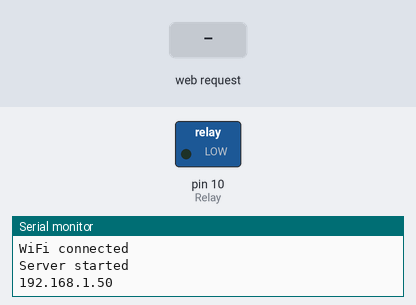
Simulated run of this sketch. Board: Arduino Mega 2560, built for the host (arithmetic inside an expression is 32-bit, double 64-bit). Parts: switched loads named in the sketch (green lamp = pin HIGH), the last lines printed to the serial monitor. The test bench sets the inputs (shaded band). WiFi joins after 1.5 s; servers stay silent unless stated.

Above: at 2.7 s.
2.8 s: HTTP request GET /Relay/1 received
At 3.2 s:
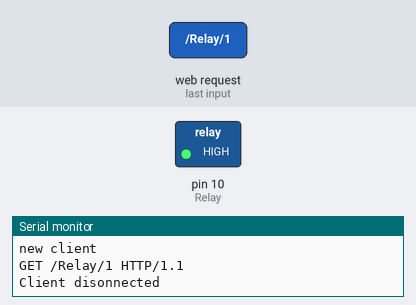
4.3 s: HTTP request GET /Relay/0 received
At 5.5 s:
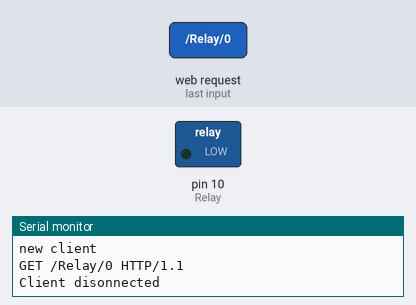
Timing chart, 0 to 7.3 s (numbered marks = the images above; inputs shaded):
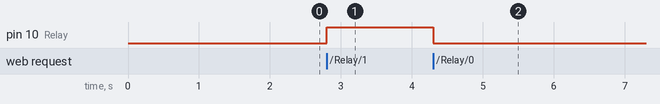

The sketch:

112.ino
```cpp
#include "WiFiEsp.h"
#include <Servo.h>
#define Relay 10
char ssid[] = "vegetables";            // your network SSID (name)
char pass[] = "CYR1128!cyr";        // your network password
int status = WL_IDLE_STATUS;     // the Wifi radio's status
WiFiEspServer server(80);
int Relay_value = 0;

void setup()
{
  Serial.begin(9600);
  Serial2.begin(9600);
  pinMode(Relay, OUTPUT);
  digitalWrite(Relay, LOW);
  WiFi.init(&Serial2);
  WiFi.begin(ssid, pass);  // 네트웍에 설정된 id와 패스워드로 접속을 합니다.
  while (WiFi.status() != WL_CONNECTED) {
    delay(500);
    Serial.print(".");
  }
  Serial.println("");
  Serial.println("WiFi connected");
  // 서버 시작
  server.begin();
  Serial.println("Server started");
  // 서버의(esp8266) IP 주소를 출력합니다
  Serial.println(WiFi.localIP());
}

void loop()
{
  // 클라이언트가 접속하는지 체크 합니다
  WiFiEspClient client = server.available();
  if (!client) {
    return;
  }
  // 클라이언트가 데이터를 보낼 때까지 기다립니다.
  Serial.println("new client");
  while (!client.available()) {
    delay(1);
  }
  // 요청 첫 출을 읽어 옵니다.
  String req = client.readStringUntil('\r');
  Serial.println(req);
  client.flush();
  // 요청 사항과 비교해봅니다.
  if (req.indexOf("/Relay/0") != -1) {
    Relay_value = 0;
  } else if (req.indexOf("/Relay/1") != -1) {
    Relay_value = 1;
  } else {
    Serial.println("invalid request");
    client.stop();
    return;
  }
  // 요청에 따라 셋팅합니다(ON 또는 OFF)
  digitalWrite(Relay, Relay_value);
  client.flush();
  // 응답을 준비합니다.
  String s1 = "HTTP/1.1 200 OK\r\nContent-Type: text/html\r\n\r\n \r\n\r\nRelay is now ";
  s1 += (Relay_value) ? "HIGH" : "LOW"; //Relay_value 값에 따라 HIGH 또는 LOW 응답합니다.
  s1 += "\n";
  // 클라이언트로 응답을 보냅니다
  client.print(s1);
  delay(1);
  Serial.println("Client disonnected");
}
```

Measured:
- after the input at 2.8 s, pin 10 (Relay): LOW → HIGH at once
- after the input at 4.3 s, pin 10 (Relay): HIGH → LOW at once
